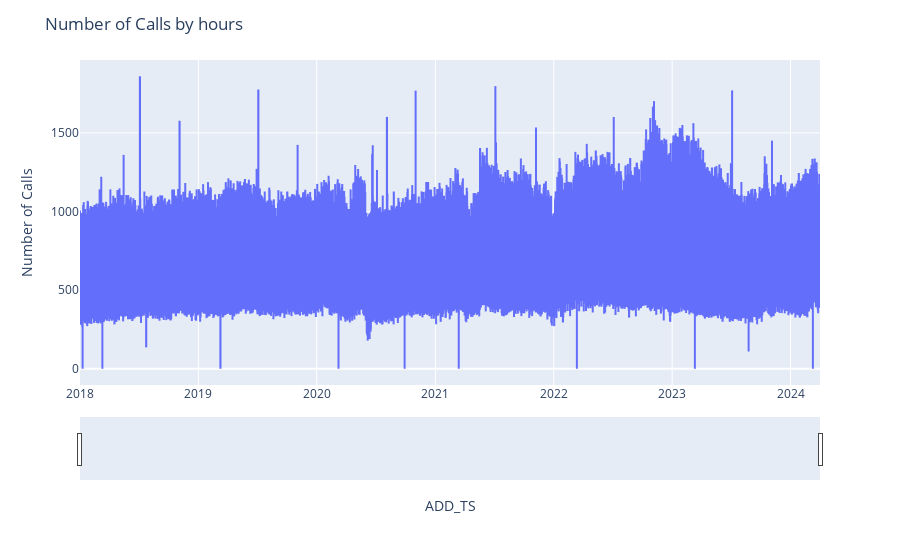

Notebook source saved alongside this figure:
### Code cell
#Hourly Plot
fig = px.line(hourly_df, x=hourly_df.index, y=hourly_df.num_calls)

# axis labels and title
fig.update_layout(
    yaxis_title="Number of Calls", 
    legend_title="", 
    title="Number of Calls by hours"
)

# activate slider
fig.update_xaxes(rangeslider_visible=True)

fig.show()

### Figure 1 — Plotly figure (JSON) as saved in the notebook; plotly's stock layout.template omitted (floating-point values rounded to 4 significant figures; data arrays with more than 128 entries replaced by an {"elided": "..."} marker saying what was removed)
{"data": [{"hovertemplate": "ADD_TS=%{x}<br>num_calls=%{y}<extra></extra>", "legendgroup": "", "line": {"color": "#636efa", "dash": "solid"}, "marker": {"symbol": "circle"}, "mode": "lines", "name": "", "showlegend": false, "type": "scattergl", "x": {"elided": "54768 str values"}, "xaxis": "x", "y": {"elided": "54768 int values"}, "yaxis": "y"}], "layout": {"legend": {"title": {"text": ""}, "tracegroupgap": 0}, "margin": {"t": 60}, "title": {"text": "Number of Calls by hours"}, "xaxis": {"anchor": "y", "domain": [0, 1], "rangeslider": {"visible": true}, "title": {"text": "ADD_TS"}}, "yaxis": {"anchor": "x", "domain": [0, 1], "title": {"text": "Number of Calls"}}}}
